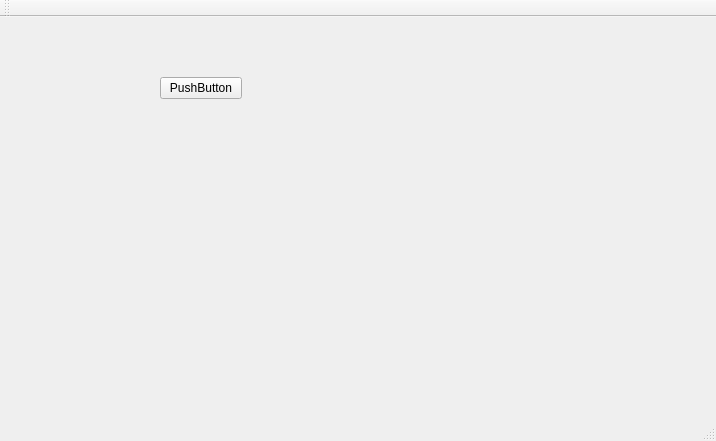
<?xml version="1.0" encoding="UTF-8"?>
<ui version="4.0">
 <class>MainWindow</class>
 <widget class="QMainWindow" name="MainWindow">
  <property name="geometry">
   <rect>
    <x>0</x>
    <y>0</y>
    <width>716</width>
    <height>441</height>
   </rect>
  </property>
  <property name="windowTitle">
   <string>MainWindow</string>
  </property>
  <widget class="QWidget" name="centralWidget">
   <widget class="QPushButton" name="pushButton">
    <property name="geometry">
     <rect>
      <x>160</x>
      <y>60</y>
      <width>82</width>
      <height>22</height>
     </rect>
    </property>
    <property name="text">
     <string>PushButton</string>
    </property>
   </widget>
  </widget>
  <widget class="QToolBar" name="mainToolBar">
   <attribute name="toolBarArea">
    <enum>TopToolBarArea</enum>
   </attribute>
   <attribute name="toolBarBreak">
    <bool>false</bool>
   </attribute>
  </widget>
  <widget class="QStatusBar" name="statusBar"/>
 </widget>
 <layoutdefault spacing="6" margin="11"/>
 <resources/>
 <connections/>
</ui>
